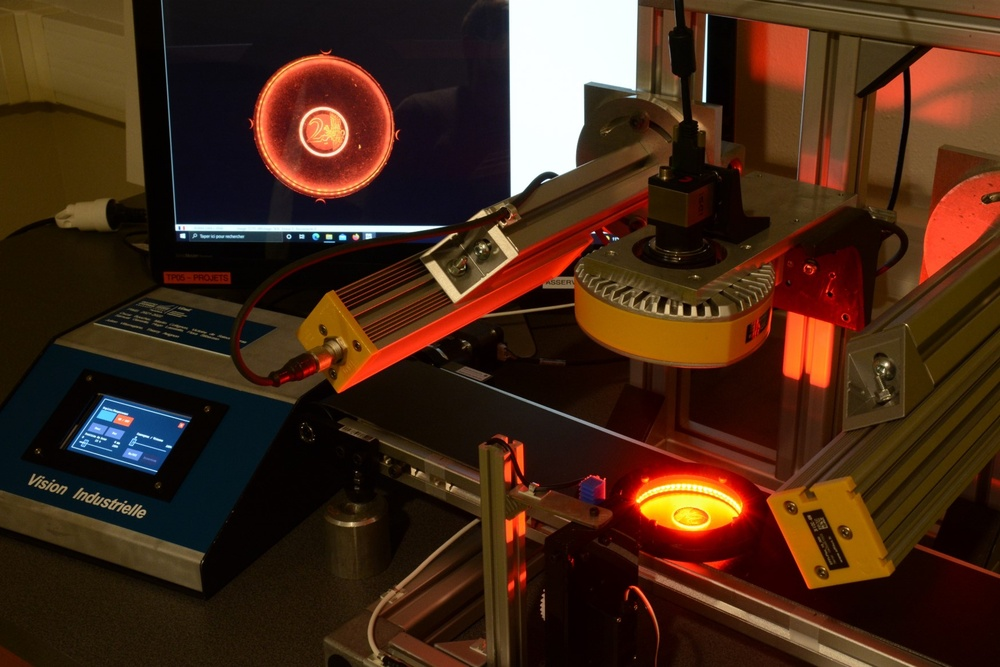
#> input picture InterfacageNumerique/TP/bloc_VI/2026/sujet/images/camera_vi.jpg, 1000 x 667 px, shrunk from 1749 x 1166 before the run
$ python -i images_manipulation.py   (imports and definitions only)
#> lines starting #> are read from the running program, lines starting #| are printed output that depends on the picture
# -*- coding: utf-8 -*-
"""*images_manipulation.py* file.

*images_manipulation* file contains extra functions for image manipulation.

This file is attached to a 1st year of engineer training labwork in digital interface development.

.. note:: LEnsE - Institut d'Optique - version 0.1

.. moduleauthor:: Julien VILLEMEJANE <julien.villemejane@institutoptique.fr>
.. creation:: 22/nov/2024
"""

import cv2
import numpy as np
from matplotlib import pyplot as plt


# [99 lines left out: functions generate_gaussian_noise_image, generate_uniform_noise_image, generate_gaussian_noise_image_percent, zoom_array, process_hist_from_array, display_hist, not called in this run]


def compare_blur_fft(image_path: str, kernel_size: (int, int) = (5,5)):
    """
    Display a 2x3 figure to compare on original image and its blurred version.
    FFT are also displayed.
    :param image_path:      Path to the image to process.
    :param kernel_size:     Size of the kernel of the gaussian blur.
    """
#> called with kernel_size = (5, 5)
    # Open an image - Grayscale
    image_gray = cv2.imread(image_path, cv2.IMREAD_GRAYSCALE)
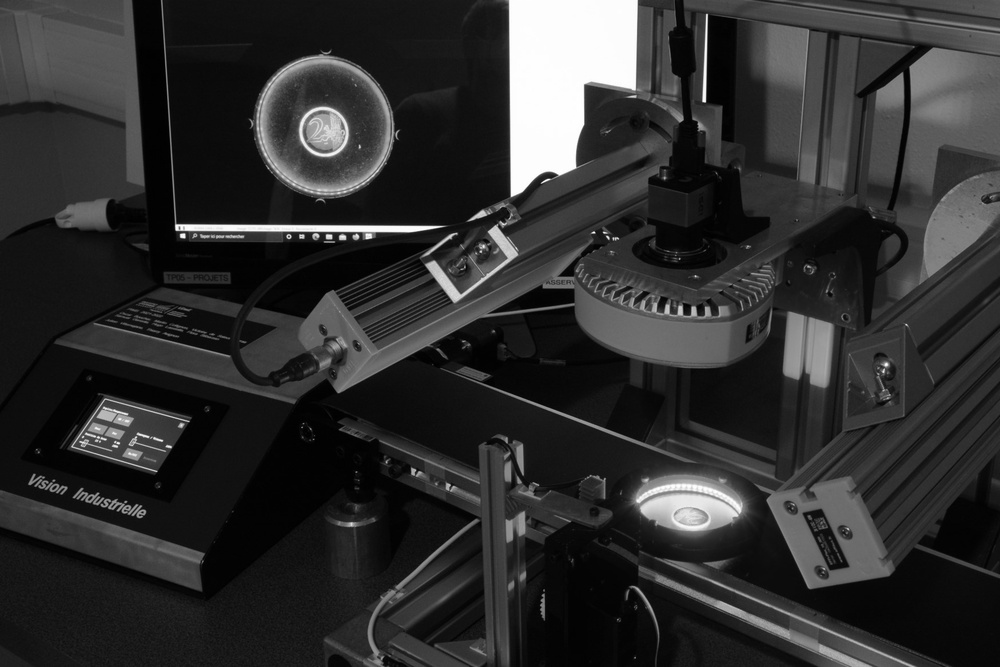
#> image_gray: shape (667, 1000); min 0, max 255, mean 47.4
    blurred_image_gauss = cv2.GaussianBlur(image_gray, kernel_size, 0)

    ### TF
    tf_orig = np.fft.fft2(image_gray)
    tf_blur = np.fft.fft2(blurred_image_gauss)
    tf_diff_log = np.log(0.1+np.abs(np.fft.fftshift(tf_orig)))-np.log(0.1+np.abs(np.fft.fftshift(tf_blur)))
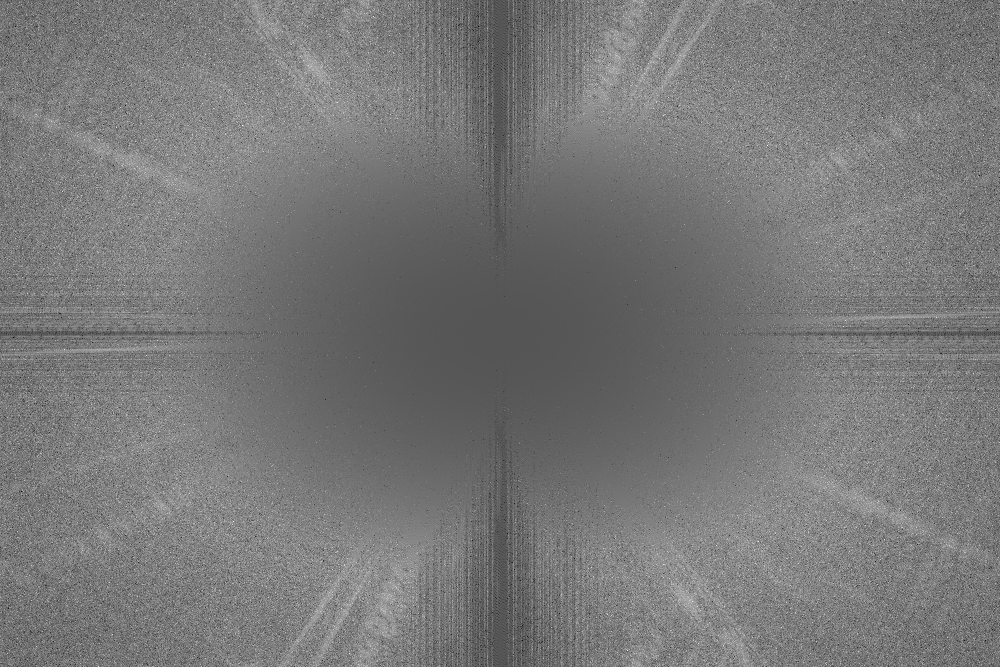
#> tf_diff_log: shape (667, 1000) float64; min -4.3, max 8.55, mean 1.76; drawn with min black and max white

    # Display all
    fig, ax = plt.subplots(nrows=2, ncols=3)
    # Plot data in each subplot
    ax[0,0].imshow(image_gray, cmap='gray')
    ax[0,0].set_title('Original Image')
    ax[0,1].imshow(blurred_image_gauss, cmap='gray')
    ax[0,1].set_title(f'Blurred Image (Size = {kernel_size})')
    ax[0,2].imshow(image_gray-blurred_image_gauss, cmap='gray')
    ax[0,2].set_title('Difference')

    ax[1,0].imshow(np.log(0.1+np.abs(np.fft.fftshift(tf_orig))), cmap='gray')
    ax[1,0].set_title('Original Image / FFT')
    ax[1,1].imshow(np.log(0.1+np.abs(np.fft.fftshift(tf_blur))), cmap='gray')
    ax[1,1].set_title('Blurred Image / FFT')
    ax[1,2].imshow(tf_diff_log, cmap='gray')
    ax[1,2].set_title('Difference / FFT')
    plt.show()
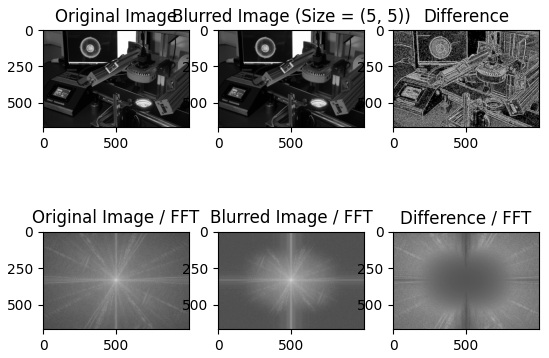
#> figure drawn by matplotlib, 6 panels


# [35 lines left out: functions circular_mask, elliptic_mask, not called in this run]

>>> result = compare_blur_fft('../../bloc_VI/2026/sujet/images/camera_vi.jpg')
